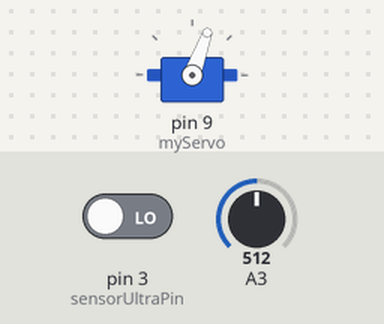
A sketch run on a simulated Arduino Uno, built with avr-gcc and run on an emulated ATmega328P. On the bench: servo. The test bench sets the inputs (shaded band); at power-on: A3 = 512, pin 3 (sensorUltraPin) LOW.

Above: at 1.2 s.
1.3 s: A3 set to 261
5.4 s: A3 set to 239
At 7.7 s:
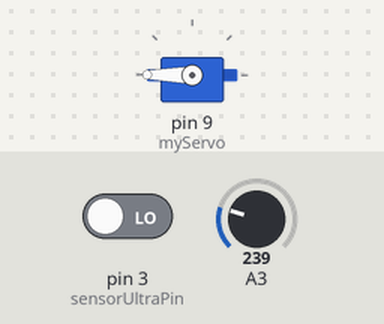
8.5 s: A3 set to 306
At 10.4 s:
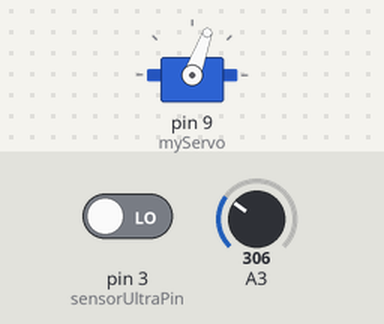
11.5 s: A3 set to 122
At 14.0 s:
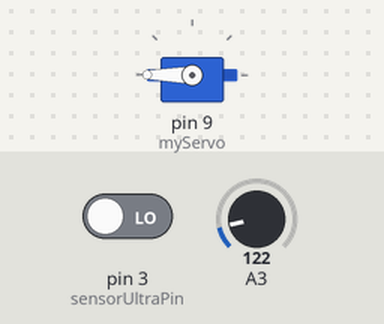
Timing chart, 0 to 15.5 s (numbered marks = the images above; inputs shaded):
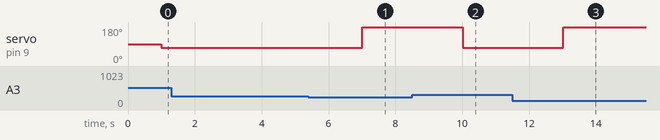

The sketch:

final_run.ino
```cpp
// AUTHORS, EWAY-FRANCIS
#include "Servo.h"
#include "math.h"


// DEFINING PINS TO BE USED
#define fanLiftPin 10
#define fanThrustPin 6
#define sensorUltraPin 3
#define sensorInfraPin 3

#define scale 80
#define SIZE 3
#define maxAngle 90

volatile float ultra, infra, mmInfra, mmUltra;
volatile float angle = 0.0;
static float minAngle = 9;

// DEFINING THE ARRAY TO HOLD SIZE READINGS FROM THE SENSORS
float infraReadings[SIZE] = {0};
float ultraReadings[SIZE] = {0};

// LOOP RELATED VARIABLES
int pos = 0;
int sumInfra = 0;
int sumUltra = 0;
bool turning = false;

float previousAngle = 0;

// INTIALIZING SERVO OBJECT
Servo myServo;

// FUNCTIONs TO READ A VALUE FROM THE ULTRASONIC SENSOR and INFRARED SENSOR
int readUltra()
{
  ultra = pulseIn(3,HIGH);
  mmUltra = ultra / 5.8;
  return mmUltra;
}

int readInfra()
{
  infra = analogRead(3);
  mmInfra = (106500.8 * pow(infra, -0.935)) - 75;
  return mmInfra;
}

// FUNCTION TO COMPUTE THE ANGLE BASED ON SUM OF READINGS IN
//   infraReadings AND  ultraReadings

float getAngle(float x, float y)
{
  float inf = x;
  float ult = y;
  float check = 0;

  float trueAngle = scale * (pow((ult - inf) / ((ult + inf)/2),2));

  // CHECK IF THE DISTANCE TO THE LEFT SIDE IS BIGGER
  // IF YES, MAKE THE ANGLE NEGATIVE, ADD AN OFFSET OF 30
  if ((ult - inf) < 0) {

    trueAngle = trueAngle * -1;
    trueAngle = trueAngle - 30;

  } else {
    trueAngle = trueAngle + 60;
  }

  if (trueAngle > maxAngle) {
    trueAngle = maxAngle;
  }

  if (trueAngle < -1 * maxAngle) {
    trueAngle = -1 * maxAngle;
  }

  if (abs(trueAngle) < minAngle) {
    trueAngle = 0;
  }

  angle = 90 - trueAngle;
  return angle;
} // END

bool isTurn(int x, int y) {
  int sum = x + y;
  if (sum > 525) return true;
  return false;
} // END

void turnFan(float angle, float previousAngle) {
  if (angle < previousAngle + 1) myServo.write(angle);

  if(angle > previousAngle - 1) {
    for (int i = previousAngle; i <= int(angle); i++) {
      delay(3);
      myServo.write(i);
    } // END FOR LOOP
  } // END if (angle > previousAngle -1)
} // END


void setup() {
  // SETTING UP THE PINS
  Serial.begin(9600);
  pinMode(3, INPUT);
  myServo.attach(9);
  myServo.write(90);
  digitalWrite(fanLiftPin, 1);
  digitalWrite(fanLiftPin, 1);
}

void loop() {
  infraReadings[pos] = readInfra();
  ultraReadings[pos] = readUltra();

  if (ultraReadings[pos] > 3000 || infraReadings[pos] > 3000) {
    goto skip;
  } //END

  for (int i = 0; i < SIZE; i++) {
    sumInfra = sumInfra + infraReadings[i];
    sumUltra = sumUltra + ultraReadings[i];
  } // END

  angle = getAngle(sumInfra, sumUltra);
  turning = isTurn(sumInfra / SIZE, sumUltra / SIZE);

  if (turning == true) {
    turnFan(angle, previousAngle);
  } else if (turning == false) {
    myServo.write(70);
  }

  sumUltra = 0;
  sumInfra = 0;
  previousAngle = angle;
  pos++;
  pos = pos % SIZE;
skip:
  {
    // SKIP
  }
} // END LOOP
```

Measured:
- the behaviour switches between 254 and 253 on A3 (found by bisection; images 0 and 1)
- after the input at 1.3 s, every drawn part: stays the same
- after the input at 5.4 s, servo on pin 9 (myServo): 70° → 180° after 1.6 s
- after the input at 8.5 s, servo on pin 9 (myServo): 180° → 70° after 1.5 s
- after the input at 11.5 s, servo on pin 9 (myServo): 70° → 180° after 1.5 s
